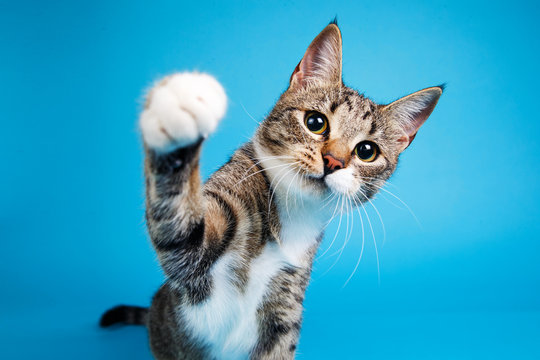
#> input picture libraries/opencv/data/cat.jpg, 540 x 360 px, found by its file name
$ python supervised.py
#> lines starting #> are read from the running program, lines starting #| are printed output that depends on the picture; after the words box and inside, x2 and y2 are one past the last pixel; in counts of white or black regions, pixels touching at a corner belong together
import cv2
import numpy as np

# Read image and bounding box
image = cv2.imread("/home/su-rays/projects/skills/libraries/opencv/data/cat.jpg")
#> image is the input picture: shape (360, 540, 3); mean B, G, R 191.9, 160, 55.5
x, y, w, h = 100, 100, 200, 200  # Example bounding box

# Flip image and bounding box
flipped_image = cv2.flip(image, 1)
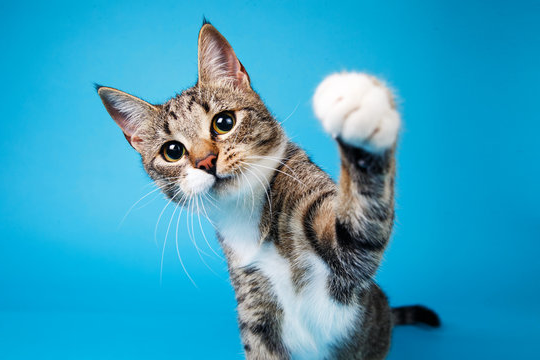
#> flipped_image: shape (360, 540, 3); mean B, G, R 191.9, 160, 55.5
flipped_x = image.shape[1] - x - w  # Adjust bounding box for horizontal flip
#> flipped_x = 240

# Draw bounding box
cv2.rectangle(image, (x, y), (x + w, y + h), (0, 255, 0), 2)
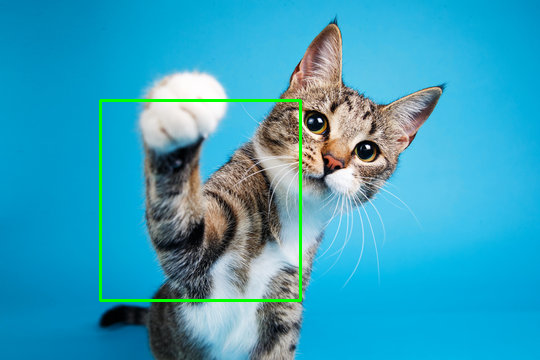
#> image: shape (360, 540, 3); 1.23% of pixels changed, all inside (x1, y1, x2, y2) = (99, 99, 302, 302)
cv2.rectangle(flipped_image, (flipped_x, y), (flipped_x + w, y + h), (0, 255, 0), 2)
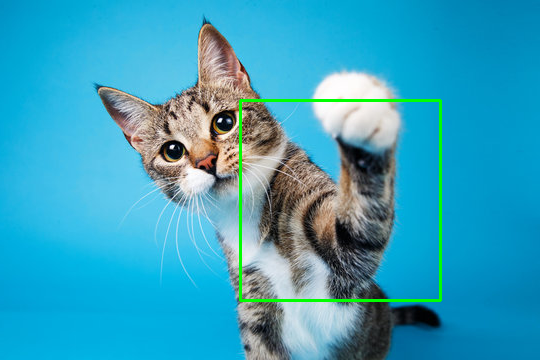
#> flipped_image: shape (360, 540, 3); 1.23% of pixels changed, all inside (x1, y1, x2, y2) = (239, 99, 442, 302)

# Display
cv2.imshow("Original", image)
cv2.imshow("Flipped with Bounding Box", flipped_image)

# Wait for key to press and close window
cv2.waitKey(0)
cv2.destroyAllWindows()

$ run again, with libraries/opencv/data/bird.jpeg copied over libraries/opencv/data/cat.jpg
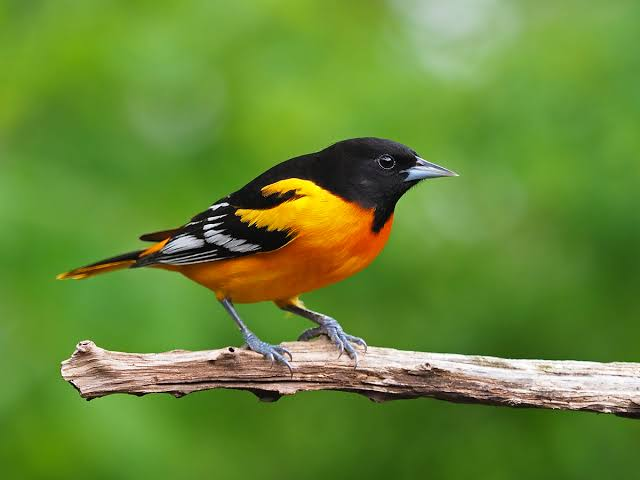
#> input picture libraries/opencv/data/bird.jpeg, 640 x 480 px, found by its file name
#> image is the input picture: shape (480, 640, 3); mean B, G, R 53.3, 137.4, 103.1
#> `cv2.rectangle(image, (x, y), (x + w, y + h), (0, 255, 0), 2)`:
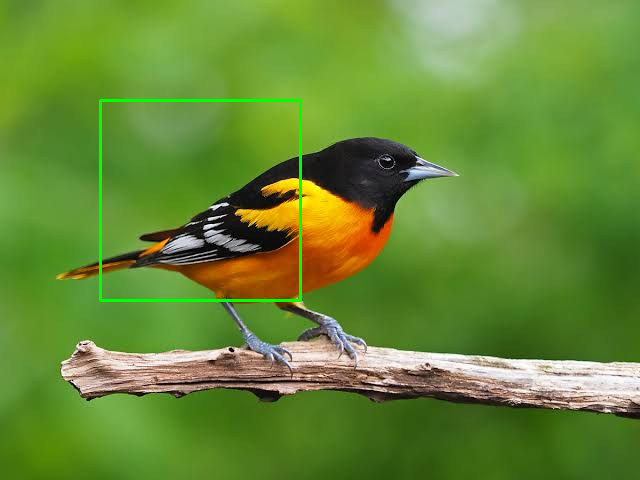
#> image: shape (480, 640, 3); 0.78% of pixels changed, all inside (x1, y1, x2, y2) = (99, 99, 302, 302)
#> `cv2.rectangle(flipped_image, (flipped_x, y), (flipped_x + w, y + h), (..`:
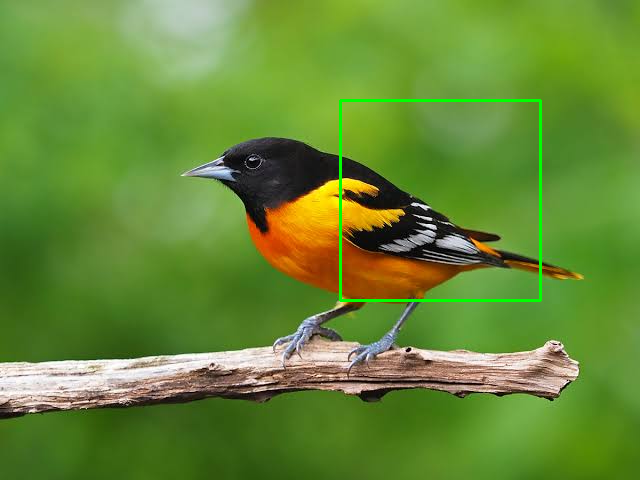
#> flipped_image: shape (480, 640, 3); mean B, G, R 53, 138.3, 102.2
